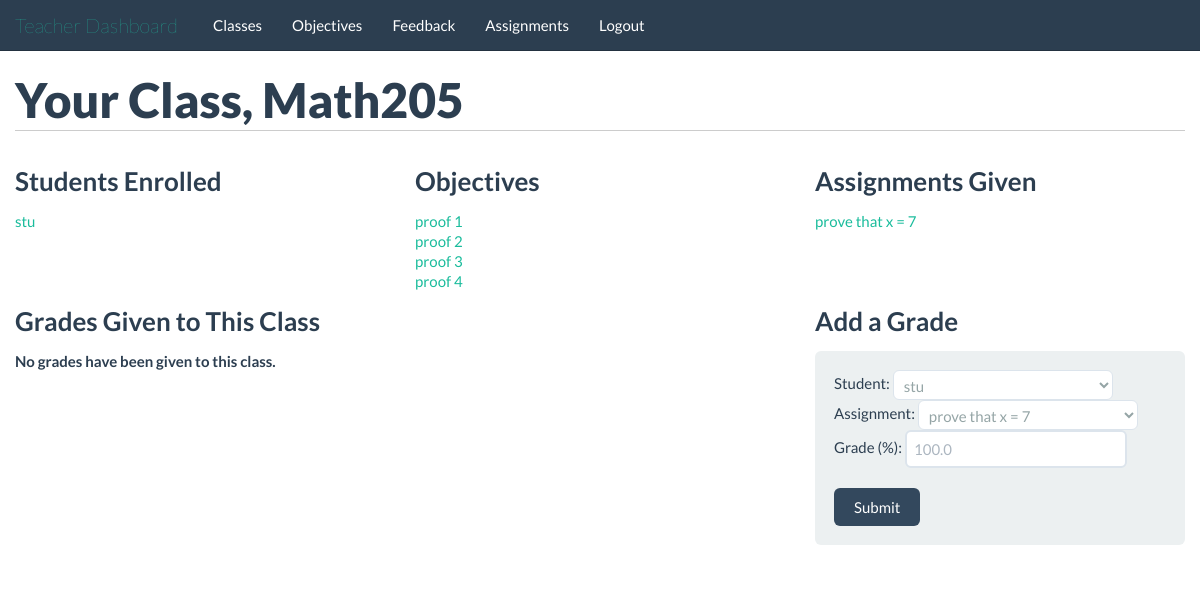
Before: /teachers/class/3/ (signed in) with the older database file.
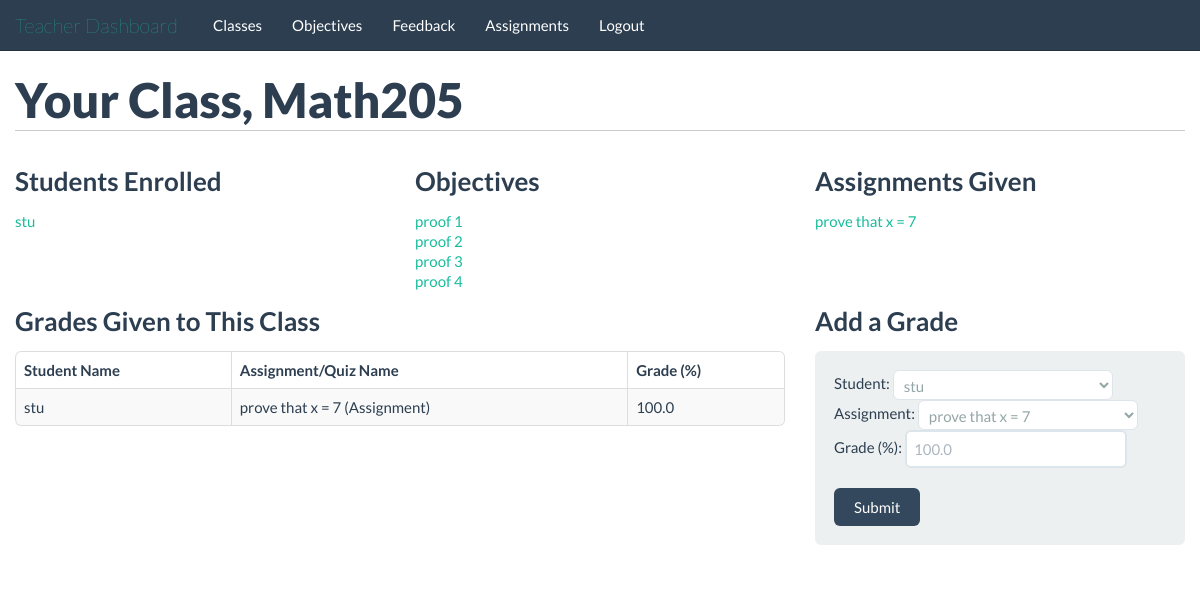
After: the same page with the newer database file.
### tables this page shows
CREATE TABLE people(
id INTEGER PRIMARY KEY,
isTeacher INTEGER,
username TEXT,
password TEXT,
salt TEXT,
name TEXT,
email TEXT
);

CREATE TABLE topics(
id INTEGER PRIMARY KEY,
class_id INTEGER,
name TEXT,
FOREIGN KEY(class_id) REFERENCES classes(id)
);

CREATE TABLE assignments(
id INTEGER PRIMARY KEY,
class_id INTEGER,
gets_file INTEGER,
turn_in INTEGER,
name TEXT,
description BLOB,
due_date TEXT, topic_id INTEGER,
FOREIGN KEY(class_id) REFERENCES classes(id)
);

CREATE TABLE assignment_grades(
id INTEGER PRIMARY KEY,
student_id INTEGER,
assignment_id INTEGER,
grade REAL,
FOREIGN KEY(student_id) REFERENCES people(id),
FOREIGN KEY(assignment_id) REFERENCES assignments(id)
);

### application/teachers.py (the view)
@app.route('/teachers/class/<class_id>/')
@validate_teacher
def class_page(class_id=None):
	class_name = query_db("select name from classes where id=?", [class_id])
	class_name = class_name[0][0]
	return render_template('/teachers/class_page.html', class_id=class_id, class_name=class_name, topics=get_class_topic(class_id), assignments=get_class_assign(class_id), students=get_students_class(class_id), grades=get_class_grades(class_id))

### application/db_connect.py (called while the page is built)
def get_db():
    db = getattr(g, '_database', None)
    if db is None:
        db = g._database = sqlite3.connect(DATABASE)
    return db

@app.teardown_appcontext
def close_connection(exception):
    db = getattr(g, '_database', None)
    if db is not None:
        db.close()

def query_db(query, args=(), one=False):
    cursor = get_db().execute(query, args)
    returnval = cursor.fetchall()
    cursor.close()
    return (returnval[0] if returnval else None) if one else returnval

def validate_teacher(func):
	@wraps(func)
	def f(*args, **kwds):
		if not 'isTeacher' in session:
			return redirect("/")
		if session['isTeacher'] == 0:
			return redirect("/students/")
		return func(*args, **kwds)
	return f

def get_class_topic(class_id):
	topic_data = query_db("select id, name from topics where class_id=?", [class_id])
	topics = []
	for topic in topic_data:
		topic_dict_class = {}
		topic_dict_class['id'] = topic[0]
		topic_dict_class['name'] = topic[1]
		topics.append(topic_dict_class)
	return topics

### application/templates/teachers/class_page.html (shortened to what this page needs)
{% extends "/teachers/base_template.html" %}
	{% block body %}
		<div class="container">
			<div class="row">
				<div class="span12">
					<h1>Your Class, {{class_name}}</h1>
				</div>
			</div>
			<div class="row">
				<div class="span4">
					<h2>Students Enrolled</h2>
					<ul>
						{% for student in students %}
							<li><a href="/people/{{student.id}}/">{{student.name}}</a></li>
						{% endfor %}
					</ul>
				</div>
				<div class="span4">
					<h2>Objectives</h2>
					<ul>
						{% for topic in topics %}
							<li><a href="/teachers/objectives/{{topic.id}}/">{{topic.name}}</a></li>
						{% endfor %}
					</ul>
				</div>
				<div class="span4">
					<h2>Assignments Given</h2>
					<ul>
						{% for assignment in assignments %}
							<li><a href="/teachers/assignments/{{assignment.id}}/">{{assignment.name}}</a></li>
						{% endfor %}
					</ul>
				</div>
			</div>
			<div class="row">
				<div class="span8">
					<h2>Grades Given to This Class</h2>
					{% if grades %}
						<table class="table table-striped table-hover table-bordered">
							<thead>
								<tr>
									<th>Student Name</th>
									<th>Assignment/Quiz Name</th>
									<th>Grade (%)</th>
								</tr>
							</thead>
							<tbody>
								{% for grade in grades %}
									<tr>
										<td>{{grade.student_name}}</td>
										<td>{{grade.thing_name}}</td>
										<td>{{grade.grade}}</td>
									</tr>
								{% endfor %}
							</tbody>
						</table>
					{% else %}
						<p><strong>No grades have been given to this class.</strong></p>
					{% endif %}
				</div>
				<div class="span4">
					<h2>Add a Grade</h2>
					<form action="/teachers/grades/add/{{class_id}}/" method="POST" class="form-horizontal well">
						<fieldset>
							<div><span>Student: </span>
								<select name="student"  required>
									{% for student in students %}
										<option value="{{student.id}}">{{student.name}}</option>
									{% endfor %}
								</select>
							</div>
							<div><span>Assignment: </span>
								<select name="assignment" required>
									{% for assignment in assignments %}
										<option value="{{assignment.id}}">{{assignment.name}}</option>
									{% endfor %}
								</select>
							</div>
							<div><span>Grade (%): </span><input  required type="number" name="grade" placeholder="100.0" min="0" max="100" step="0.1"/></div>
							<br/><input type="submit" class="btn btn-primary" />
						</fieldset>
					</form>
				</div>
			</div>
		</div>
	{% endblock %}

Changed rows visible on the page:
added assignment_grades: student_name "stu", thing_name "prove that x = 7 (Assignment)", grade "100.0"
Other visible differences:
text no longer shown: "No grades have been given to this class."
text now shown: "Student Name Assignment/Quiz Name Grade (%)"
